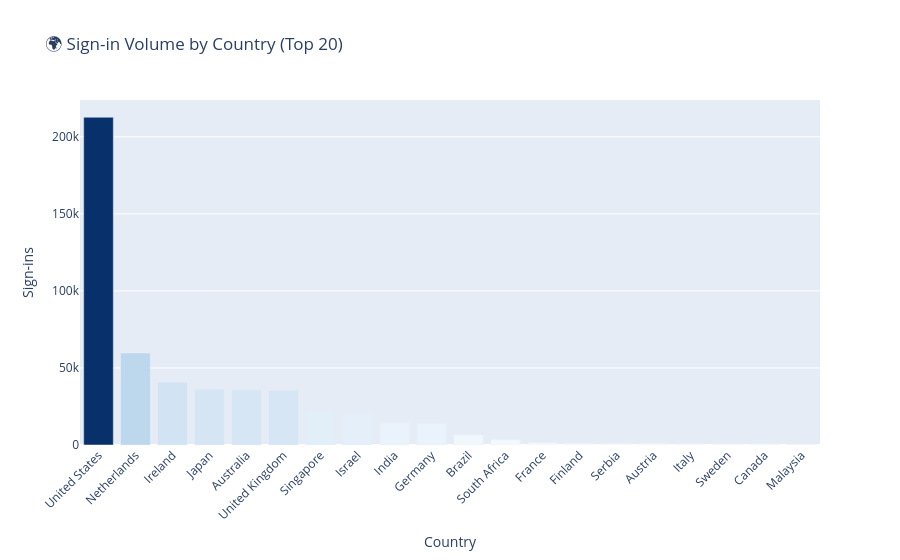

Notebook code for this chart:
### Code cell
# ── 5b.  Sign-in Geolocation Analysis ────────────────────────────────────────
# Maps sign-in events by country/city; flags impossible travel & new locations.

geo_signin_query = f"""
SigninLogs
| where {TIME_RANGE}
| extend GeoInfo = geo_info_from_ip_address(IPAddress)
| extend Country  = tostring(GeoInfo.country),
         City     = tostring(GeoInfo.city),
         Lat      = todouble(GeoInfo.latitude),
         Lon      = todouble(GeoInfo.longitude)
| where isnotempty(Country)
| summarize
    TotalSignIns  = count(),
    FailedSignIns = countif(ResultType != 0),
    UniqueUsers   = dcount(UserPrincipalName),
    UniqueIPs     = dcount(IPAddress),
    FirstSeen     = min(TimeGenerated),
    LastSeen      = max(TimeGenerated)
  by Country, City, Lat, Lon
| order by TotalSignIns desc
| take 100
"""

geo_risky_query = f"""
SigninLogs
| where {TIME_RANGE}
| where RiskLevelDuringSignIn in ("medium", "high")
| extend GeoInfo = geo_info_from_ip_address(IPAddress)
| extend Country = tostring(GeoInfo.country),
         City    = tostring(GeoInfo.city)
| where isnotempty(Country)
| summarize
    RiskySignIns = count(),
    UniqueUsers  = dcount(UserPrincipalName),
    UniqueIPs    = dcount(IPAddress)
  by Country, City
| order by RiskySignIns desc
| take 50
"""

geo_multiuser_query = f"""
// Users signing in from 3+ distinct countries — strong impossible-travel signal
SigninLogs
| where {TIME_RANGE}
| extend GeoInfo = geo_info_from_ip_address(IPAddress)
| extend Country = tostring(GeoInfo.country)
| where isnotempty(Country)
| summarize
    Countries        = make_set(Country),
    CountryCount     = dcount(Country),
    TotalSignIns     = count(),
    FailedSignIns    = countif(ResultType != 0),
    FirstSeen        = min(TimeGenerated),
    LastSeen         = max(TimeGenerated)
  by UserPrincipalName
| where CountryCount >= 3
| extend SpanDays = datetime_diff('day', LastSeen, FirstSeen)
| order by CountryCount desc, TotalSignIns desc
| take 50
"""

print("🌍 Running geolocation analysis...")
geo_by_location = run_kql(geo_signin_query,   "Sign-ins by country/city")
geo_risky       = run_kql(geo_risky_query,    "Risky sign-ins by geography")
geo_multiuser   = run_kql(geo_multiuser_query,"Multi-country users")

# ─ Print summary ──────────────────────────────────────────────────────────────
print(f"\n{'='*70}")
print("🌍 SIGN-IN GEOLOCATION SUMMARY")
print(f"{'='*70}")

if not geo_by_location.empty:
    total_countries = geo_by_location["Country"].nunique() if "Country" in geo_by_location.columns else 0
    total_cities    = geo_by_location.shape[0]
    print(f"   • Sign-in activity detected from {total_countries} countries / {total_cities} cities")
    print(f"\n   Top 10 sign-in locations:")
    if "Country" in geo_by_location.columns and "TotalSignIns" in geo_by_location.columns:
        for _, row in geo_by_location.head(10).iterrows():
            location = f"{row.get('City','?')}, {row.get('Country','?')}"
            print(f"     {'🔴' if row.get('FailedSignIns',0) > row.get('TotalSignIns',1)*0.5 else '🟢'} "
                  f"{location:<35} {int(row.get('TotalSignIns',0)):>6} sign-ins  "
                  f"({int(row.get('UniqueUsers',0))} users)")

if not geo_risky.empty:
    print(f"\n   ⚠️  Risky sign-ins span {geo_risky['Country'].nunique()} countries:")
    display(geo_risky.head(10))

if not geo_multiuser.empty:
    print(f"\n   ⚠️  {len(geo_multiuser)} users signed in from 3+ countries (potential account compromise):")
    display(geo_multiuser.head(15))
else:
    print("\n   ✅ No users signed in from 3+ distinct countries")

# ─ Charts ─────────────────────────────────────────────────────────────────────
if not geo_by_location.empty and "Country" in geo_by_location.columns:
    country_totals = (geo_by_location
                      .groupby("Country", as_index=False)["TotalSignIns"].sum()
                      .sort_values("TotalSignIns", ascending=False)
                      .head(20))
    fig = px.bar(country_totals, x="Country", y="TotalSignIns",
                 title="🌍 Sign-in Volume by Country (Top 20)",
                 color="TotalSignIns", color_continuous_scale="Blues",
                 labels={"TotalSignIns": "Sign-ins", "Country": "Country"})
    fig.update_layout(xaxis_tickangle=-45, coloraxis_showscale=False)
    fig.show()

if not geo_by_location.empty and all(c in geo_by_location.columns for c in ["Lat","Lon","TotalSignIns"]):
    geo_map = geo_by_location.dropna(subset=["Lat","Lon"])
    if not geo_map.empty:
        fig2 = px.scatter_geo(geo_map,
                              lat="Lat", lon="Lon",
                              size="TotalSignIns",
                              hover_name="City",
                              hover_data={"Country": True, "TotalSignIns": True,
                                          "UniqueUsers": True, "Lat": False, "Lon": False},
                              color="TotalSignIns",
                              color_continuous_scale="Reds",
                              projection="natural earth",
                              title="🌐 Sign-in Map — 12 Month Period")
        fig2.update_layout(height=500)
        fig2.show()

### Figure 1 — Plotly figure (JSON) as saved in the notebook; plotly's stock layout.template omitted (floating-point values rounded to 4 significant figures)
{"data": [{"hovertemplate": "Country=%{x}<br>Sign-ins=%{marker.color}<extra></extra>", "legendgroup": "", "marker": {"color": [212688, 59698, 40758, 36291, 35916, 35584, 22784, 20528, 14360, 13935, 6620, 3462, 1400, 1149, 1060, 1010, 818, 800, 752, 677], "coloraxis": "coloraxis", "pattern": {"shape": ""}}, "name": "", "orientation": "v", "showlegend": false, "textposition": "auto", "type": "bar", "x": ["United States", "Netherlands", "Ireland", "Japan", "Australia", "United Kingdom", "Singapore", "Israel", "India", "Germany", "Brazil", "South Africa", "France", "Finland", "Serbia", "Austria", "Italy", "Sweden", "Canada", "Malaysia"], "xaxis": "x", "y": [212688, 59698, 40758, 36291, 35916, 35584, 22784, 20528, 14360, 13935, 6620, 3462, 1400, 1149, 1060, 1010, 818, 800, 752, 677], "yaxis": "y"}], "layout": {"barmode": "relative", "coloraxis": {"colorbar": {"title": {"text": "Sign-ins"}}, "colorscale": [[0, "rgb(247,251,255)"], [0.125, "rgb(222,235,247)"], [0.25, "rgb(198,219,239)"], [0.375, "rgb(158,202,225)"], [0.5, "rgb(107,174,214)"], [0.625, "rgb(66,146,198)"], [0.75, "rgb(33,113,181)"], [0.875, "rgb(8,81,156)"], [1, "rgb(8,48,107)"]], "showscale": false}, "legend": {"tracegroupgap": 0}, "title": {"text": "🌍 Sign-in Volume by Country (Top 20)"}, "xaxis": {"anchor": "y", "domain": [0, 1], "tickangle": -45, "title": {"text": "Country"}}, "yaxis": {"anchor": "x", "domain": [0, 1], "title": {"text": "Sign-ins"}}}}
